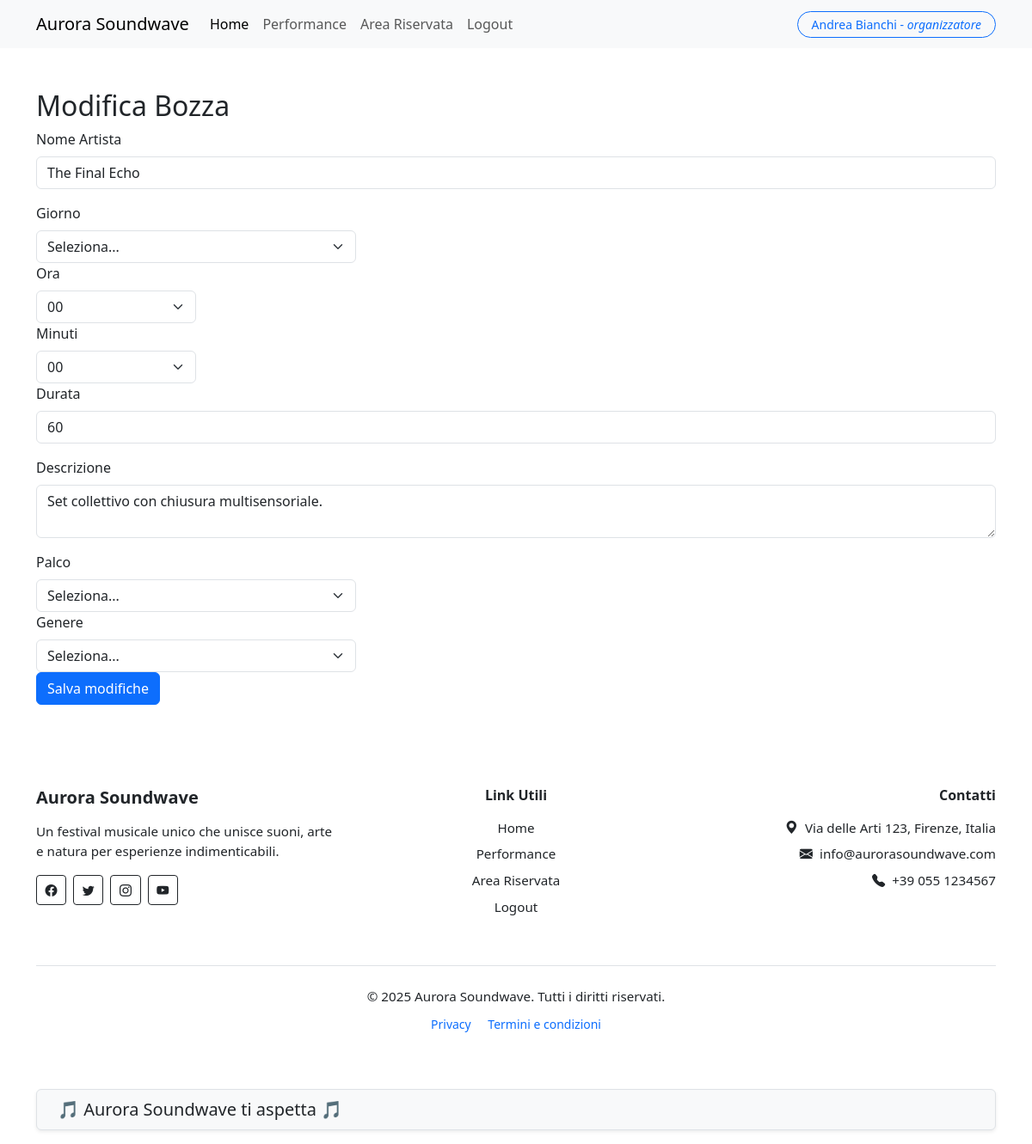
/modifica_bozza/15 (signed in), run on the app's committed database.
### tables this page shows
CREATE TABLE utenti(
    id INTEGER PRIMARY KEY AUTOINCREMENT,
    nome TEXT NOT NULL,
    cognome TEXT NOT NULL,
    email TEXT UNIQUE NOT NULL,
    password TEXT NOT NULL,
    ruolo TEXT CHECK(ruolo IN('organizzatore','partecipante')) NOT NULL,
    data_registrazione TIMESTAMP DEFAULT CURRENT_TIMESTAMP
);

CREATE TABLE performances(
    id INTEGER PRIMARY KEY AUTOINCREMENT,
    nome_artista TEXT UNIQUE NOT NULL,
    giorno TEXT CHECK(giorno IN('Venerdi','Sabato','Domenica')) NOT NULL,
    orario TEXT NOT NULL,
    durata INTEGER NOT NULL,
    descrizione TEXT NOT NULL,
    palco TEXT CHECK(palco IN('Palco A','Palco B','Palco C')) NOT NULL,
    genere TEXT NOT NULL,
    immagine TEXT NOT NULL,
    pubblicato INTEGER DEFAULT 0,
    id_organizzatore INTEGER NOT NULL,
    data_inserimento TIMESTAMP DEFAULT CURRENT_TIMESTAMP,
    FOREIGN KEY (id_organizzatore) REFERENCES utenti(id)
);

### routes/private_routes.py (the view)
@private_bp.route("/modifica_bozza/<int:id>", methods=["GET"])
@login_required
def modifica_bozza(id):
    if current_user.ruolo == "partecipante":
        return redirect(url_for("private.reserved"))
    bozza = performances_dao.get_bozza_by_id(id)
    if not bozza or bozza["pubblicato"]:
        flash("Bozza non trovata o già pubblicata.", "danger")
        return redirect(url_for("private.reserved"))
    return render_template("private/modifica_bozza.html", bozza=bozza)

### dao/performances_dao.py (called while the page is built)
def get_db_connection():
    conn = sqlite3.connect("festival.db")
    conn.row_factory = sqlite3.Row
    return conn

def get_bozza_by_id(id):
    try:
        sql = """
        SELECT * FROM performances
        WHERE pubblicato = 0
        AND id = ?
        """
        with get_db_connection() as conn:
            cursor = conn.cursor()
            cursor.execute(sql, (id,))
            perf = cursor.fetchone()
            cursor.close()
        return perf
    except sqlite3.Error as e:
        logging.error(f"get_bozza_by_id: {e}")
        return None

### dao/utenti_dao.py (called while the page is built)
def get_db_connection():
    conn = sqlite3.connect("festival.db")
    conn.row_factory = sqlite3.Row
    return conn

def get_utente_by_id(id):
    try:
        sql = "SELECT * FROM utenti WHERE id = ?"
        with get_db_connection() as conn:
            cursor = conn.cursor()
            cursor.execute(sql, (id,))
            utente = cursor.fetchone()
            cursor.close()
        return utente
    except sqlite3.Error as e:
        logging.error(f"get_utente_by_id: {e}")
        return None

### login.py (called while the page is built)
@login_manager.user_loader
def load_user(id):
    utente = utenti_dao.get_utente_by_id(id)
    if utente is None:
        return None
    return User(
        id=utente["id"],
        nome=utente["nome"],
        cognome=utente["cognome"],
        email=utente["email"],
        password=utente["password"],
        ruolo=utente["ruolo"]
    )

### templates/private/modifica_bozza.html (shortened to what this page needs)
{% extends "base.html" %} {% block content %}
<div class="container mt-5">
  <h2>Modifica Bozza</h2>
  <form method="POST">
    <div class="mb-3">
      <label for="nome_artista" class="form-label">Nome Artista</label>
      <input
        type="text"
        class="form-control"
        name="nome_artista"
        value="{{ bozza.nome_artista }}"
      />
    </div>
    <div class="col-md-4">
      <label for="giorno" class="form-label">Giorno</label>
      <select class="form-select" name="giorno" required>
        <option value="">Seleziona...</option>
      </select>
    </div>
    <div class="col-md-2">
      <label for="ora" class="form-label">Ora</label>
      <select name="ora" id="ora" class="form-select" required>
        {% for h in range(0, 24) %}
        <option value="{{ '%02d' % h }}">{{ '%02d' % h }}</option>
        {% endfor %}
      </select>
    </div>
    <div class="col-md-2">
      <label for="minuti" class="form-label">Minuti</label>
      <select name="minuti" id="minuti" class="form-select" required>
        {% for m in range(0, 60, 5) %}
        <option value="{{ '%02d' % m }}">{{ '%02d' % m }}</option>
        {% endfor %}
      </select>
    </div>
    <div class="mb-3">
      <label for="durata" class="form-label">Durata</label>
      <input
        type="text"
        class="form-control"
        name="durata"
        value="{{ bozza.durata }}"
      />
    </div>
    <div class="mb-3">
      <label for="descrizione" class="form-label">Descrizione</label>
      <textarea class="form-control" name="descrizione">
{{ bozza.descrizione }}</textarea
      >
    </div>
    <div class="col-md-4">
      <label for="palco" class="form-label">Palco</label>
      <select class="form-select" name="palco" required>
        <option value="">Seleziona...</option>
      </select>
    </div>
    <div class="col-md-4">
      <label for="genere" class="form-label">Genere</label>
      <select class="form-select" name="genere" required>
        <option value="">Seleziona...</option>
      </select>
    </div>
    <button type="submit" class="btn btn-primary">Salva modifiche</button>
  </form>
</div>
{% endblock %}

### templates/components/navbar.html (shortened to what this page needs)
<nav class="navbar navbar-expand-lg bg-body-tertiary sticky-top">
  <div class="container">
    <a class="navbar-brand" href="{{ url_for('public.home') }}"
      >Aurora Soundwave</a
    >
    <div class="collapse navbar-collapse" id="navbarNav">
      <ul class="navbar-nav me-auto mb-2 mb-lg-0">
        <li class="nav-item">
          <a
            class="nav-link active"
            aria-current="page"
            href="{{ url_for('public.home') }}"
            >Home</a
          >
        </li>
        <li class="nav-item">
          <a class="nav-link" href="{{ url_for('public.performances') }}"
            >Performance</a
          >
        </li>
        <li class="nav-item">
          <a class="nav-link" href="{{ url_for('private.reserved')}}">Area Riservata</a>
        </li>
        {% if current_user.is_authenticated %}
        <li class="nav-item">
          <a class="nav-link" href="{{ url_for('auth.logout') }}">Logout</a>
        </li>
        {% endif %}
      </ul>
      {% if current_user.is_authenticated %}
      <div class="d-flex align-items-center ms-auto">
        <a href="">
          <span class="btn btn-outline-primary btn-sm rounded-pill py-1 px-3">
            {{ current_user.nome }} {{ current_user.cognome }} -
            <em>{{ current_user.ruolo }}</em>
          </span>
        </a>
      </div>
      {% endif %}
    </div>
  </div>
</nav>

### data on the page
utenti: nome "Andrea", cognome "Bianchi", ruolo "organizzatore"
performances: nome_artista "The Final Echo", durata "60", descrizione "Set collettivo con chiusura multisensoriale."

### other printed values
form field ora "00"
form field minuti "00"
